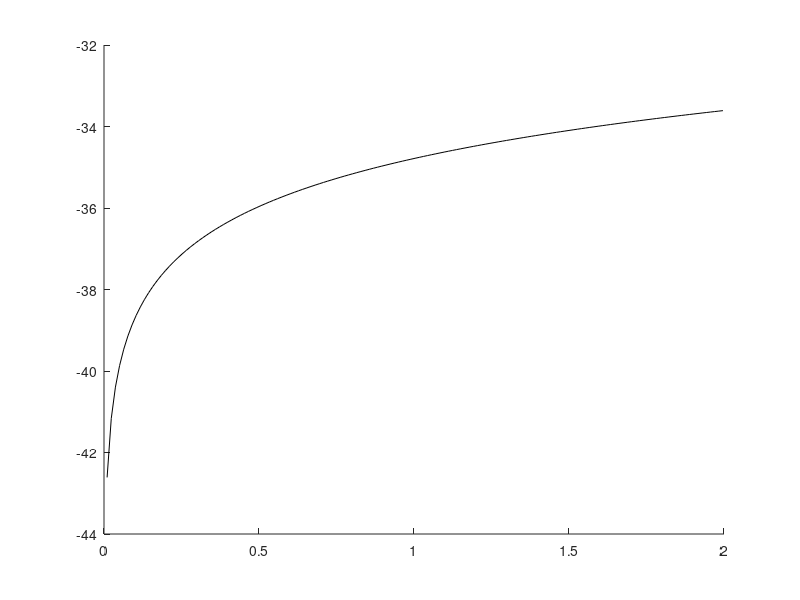

Source code (MATLAB): (Note: this script raises an error after producing the figure.)
function growth_model_821
%{
A first pass at solving the optimal growth problem via value function
iteration.  A more general version is provided in optgrowth.py (QuantEcon).

Adapted from quant-econ julia code

Not how much more complicated this is in Matlab relative to Julia
(because we cannot define an interpolation object to pass to the objective function
[actually, we could; see griddedInterpolant])
%}
% --------------------------------------------


% Primitives and grid
n = 75;
alpha = 0.65;
bet = 0.95;
grid_max = 2;
grid_size = 150;
gridV = 1e-2:(grid_max-1e-6)/(grid_size-1):grid_max;



%% Main

fh = figure;
hold on;

plot(gridV, v_star(gridV), 'k-');

    
wV = 5 .* log(gridV) - 25;  % An initial condition -- fairly arbitrary
tic
for i1 = 1:n
   wV = bellman_operator(gridV, wV, alpha, bet);
   if rem(i1, 10) == 0
      plot(gridV, wV, '-');
   end
end
toc

hold off;
xlabel('k');
ylabel('w');

return;

    
%% Nested

   % Exact solution
   function outV = v_star(k)
      ab = alpha * bet;
      c1 = (log(1 - ab) + log(ab) * ab / (1 - ab)) / (1 - bet);
      c2 = alpha / (1 - ab);
      outV = c1 + c2 .* log(k);
   end
    
end


%% Local: Bellman
%{
3 implementations of the objective function
   nested
   anonymous
   using griddedInterpolant
%}

function Tw = bellman_operator(gridV, wV, alpha, bet)
   % Interpolation object
   Aw = griddedInterpolant(gridV, wV, 'linear');

   % Output of the Bellman operator for each k grid point
   Tw = zeros(size(gridV));

   for i1 = 1 : length(gridV)
      k = gridV(i1);
      % Find acceptable range for c
      cMin = 1e-6;
      cMax = k^alpha - 1e-6;
      
      if 0
         % Objective function as anonymous function
         dev_fct2 = @(c) (- log(c) - bet * interp1(gridV, wV, k^alpha - c, 'linear'));      
         [cOpt, fVal, exitFlag] = fminbnd(dev_fct2, cMin, cMax);
      elseif 1
         % Using interpolation object (by far the fastest approach)
         dev_fct3 = @(c) (- log(c) - bet * Aw(k^alpha - c));      
         [cOpt, fVal, exitFlag] = fminbnd(dev_fct3, cMin, cMax);
      else
         % Objective function as nested function
         [cOpt, fVal, exitFlag] = fminbnd(@dev_fct, cMin, cMax);
      end
      
      Tw(i1) = -fVal;
   end
    
    % Local
   function dev = dev_fct(c)
      dev = obj_fct(c, k, gridV, wV, alpha, bet);
   end
end

% Objective function: negative value function
function dev = obj_fct(c, k, gridV, wV, alpha, bet)
   dev = - log(c) - bet * interp1(gridV, wV, k^alpha - c, 'linear');
end
